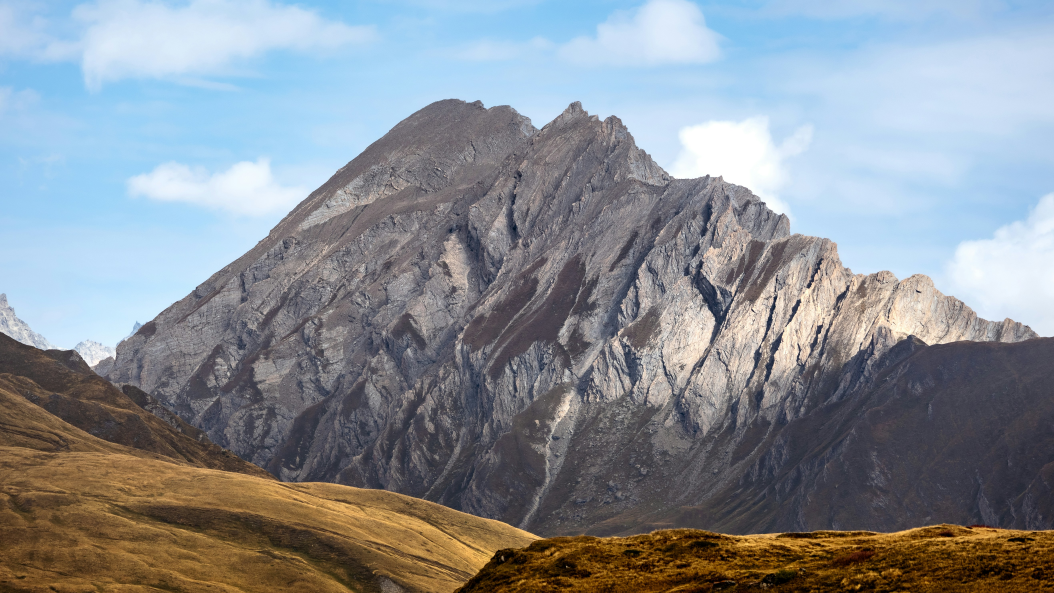
#> input picture PAI/LAB/assignments/input_image.jpg, 5270 x 2964 px (shown at 1/5 size)
$ jupyter execute --allow-errors lab11.ipynb
#> lines starting #> are read from the running program, lines starting #| are printed output that depends on the picture
Load an image from file and display it, convert to grayscale, resize it to specific size using OpenCV.

[cell 1]
import cv2

# 1. Load, Convert to Grayscale
img = cv2.imread('input_image.jpg')
#> img is the input picture: shape (2964, 5270, 3); mean B, G, R 148.4, 142.1, 136.4
gray = cv2.cvtColor(img, cv2.COLOR_BGR2GRAY)
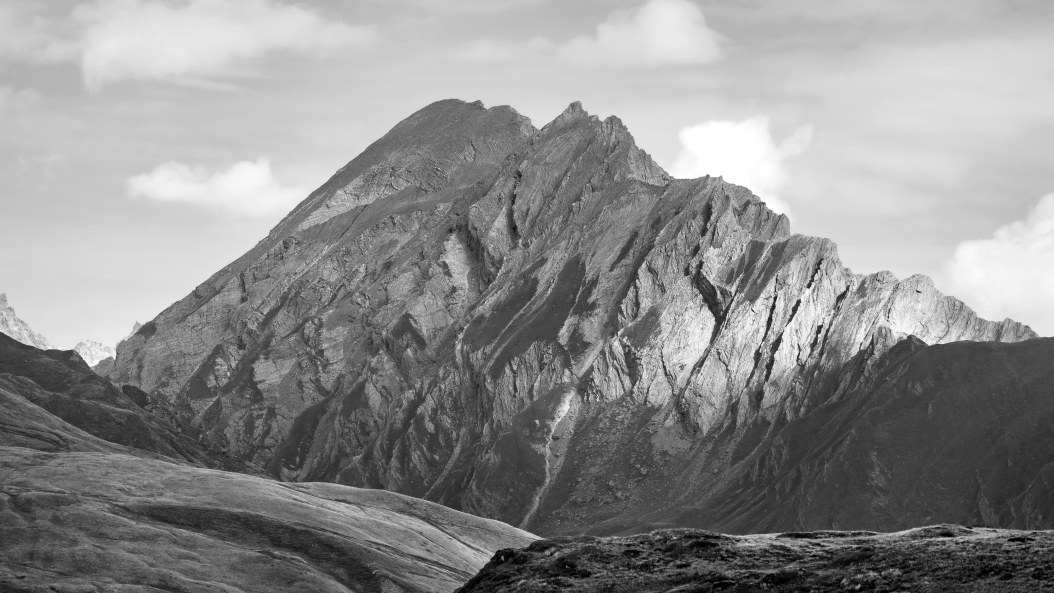
#> gray: shape (2964, 5270) (shown at 1/5 size); min 0, max 255, mean 141.1

# 2. Resize to 150x100 (width, height)
resized = cv2.resize(gray, (150, 100), interpolation=cv2.INTER_LINEAR)
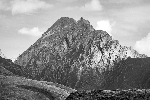
#> resized: shape (100, 150); min 0, max 255, mean 141.2

# 3. Display
cv2.imshow('Original', img)
cv2.imshow('Resized Gray', resized)
cv2.waitKey(0)
cv2.destroyAllWindows()

2. Create a blank image and draw basic shapes like rectangles and circles on it using OpenCV.

#> (a cell that did not finish here is left out)

3. Load an image and apply Gaussian blur, crop at specific region using OpenCV, NumPy array slicing.

[cell 3]
img = cv2.imread('input_image.jpg')
h, w = img.shape[:2]
#> h = 2964; w = 5270

# 2. Apply Gaussian Blur (large kernel for visible effect)
blur = cv2.GaussianBlur(img, (51, 51), 0)

# 3. Crop using NumPy slicing [y_start:y_end, x_start:x_end]
# Crops the central region (assuming image is large enough)
cropped = blur[h//4 : h*3//4, w//4 : w*3//4]
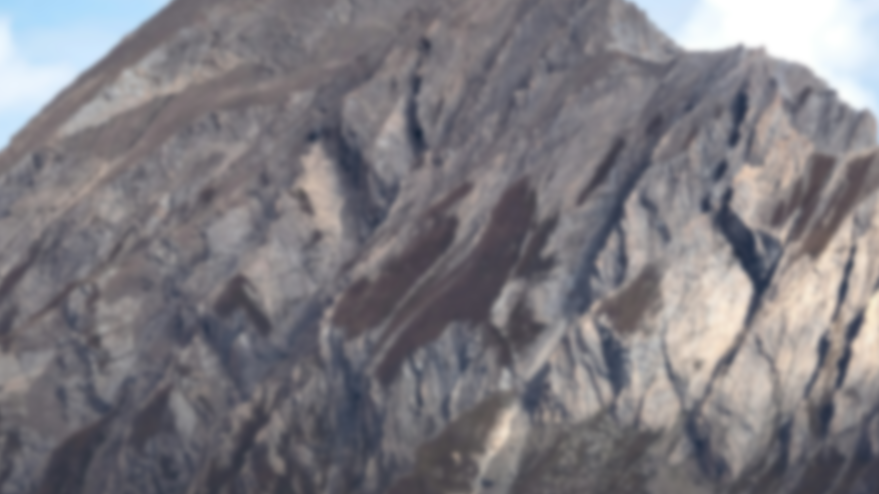
#> cropped: shape (1482, 2635, 3) (shown at 1/3 size); mean B, G, R 127.9, 122.7, 125.3

cv2.imshow('Cropped Blur', cropped)
cv2.waitKey(0)
cv2.destroyAllWindows()
